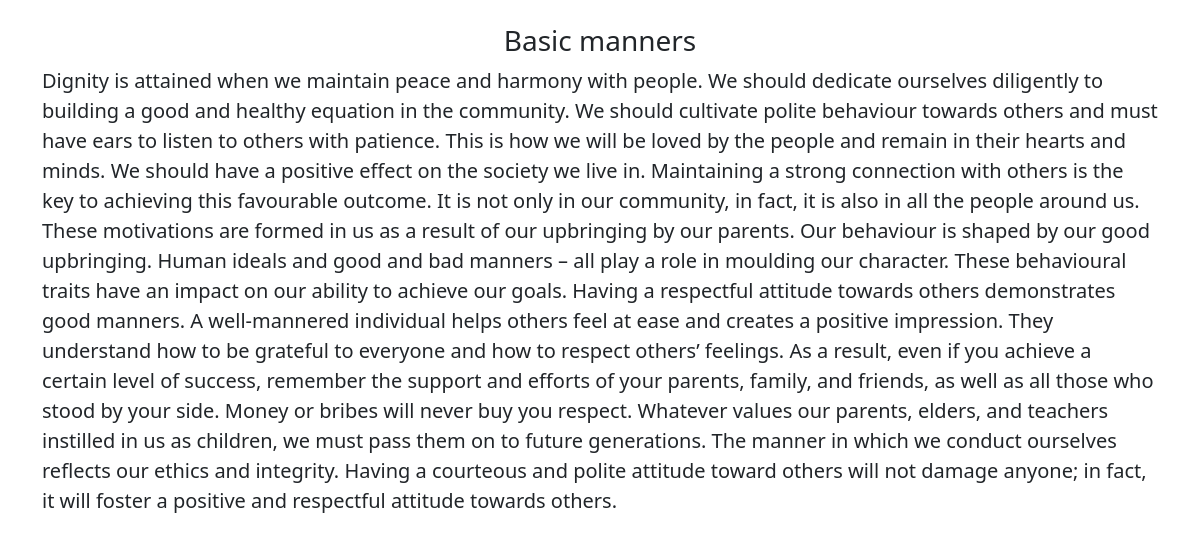
The app's page /blog/2/ with its own data.
### blogapp/models.py (models this page shows, shortened)
class Blog(models.Model):
    title = models.CharField(max_length=200)
    slug = models.SlugField(max_length=200, blank=True, null=True)
    desc = models.TextField()

### blogapp/views.py (the view)
# urls.py: path('blog/<int:id>/',detail_blog,name="detail"),
def detail_blog(request,id):
    obj=get_object_or_404(Blog,id=id)
    return render(request,"detail.html",{"detail":obj})

### blogapp/templates/detail.html (shortened to what this page needs)
<!doctype html>
<html lang="en">
  <head>
    <link href="https://cdn.jsdelivr.net/npm/bootstrap@5.3.3/dist/css/bootstrap.min.css" rel="stylesheet">
  </head>
  <body>
    <div class="container mt-4">
    <h3 class="text-center mt-1">{{detail.title}}</h3>
	  <p class="lead mt-2">{{detail.desc}}</p>
    </div>
  </body>
</html>

### records on screen
Blog: title "Basic manners", desc "Dignity is attained when we maintain peace and harmony with people. We should dedicate ourselves diligently to building a good and healthy equation in the community. We should cultivate polite behaviour towards others and must have ears to listen to others with patience. This is how we will be loved by the people and remain in their hearts and minds. We should have a positive effect on the society we live in. Maintaining a strong connection with others is the key to achieving this favourable outcome. It is not only in our community, in fact, it is also in all the people around us. These motivations are formed in us as a result of our upbringing by our parents. Our behaviour is shaped by our…"
